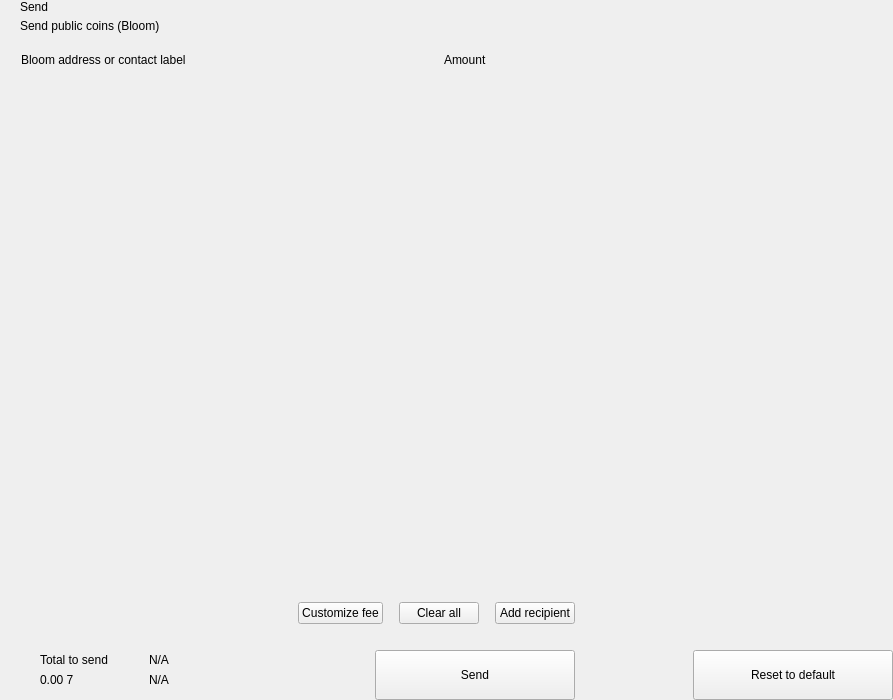
<?xml version="1.0" encoding="UTF-8"?>
<ui version="4.0">
 <class>send</class>
 <widget class="QWidget" name="send">
  <property name="geometry">
   <rect>
    <x>0</x>
    <y>0</y>
    <width>893</width>
    <height>700</height>
   </rect>
  </property>
  <property name="windowTitle">
   <string>Form</string>
  </property>
  <layout class="QHBoxLayout" name="horizontalLayout_2" stretch="2,1">
   <property name="spacing">
    <number>0</number>
   </property>
   <property name="leftMargin">
    <number>0</number>
   </property>
   <property name="topMargin">
    <number>0</number>
   </property>
   <property name="rightMargin">
    <number>0</number>
   </property>
   <property name="bottomMargin">
    <number>0</number>
   </property>
   <item>
    <widget class="QWidget" name="left" native="true">
     <layout class="QVBoxLayout" name="verticalLayout_3">
      <property name="spacing">
       <number>0</number>
      </property>
      <property name="leftMargin">
       <number>0</number>
      </property>
      <property name="topMargin">
       <number>0</number>
      </property>
      <property name="rightMargin">
       <number>0</number>
      </property>
      <property name="bottomMargin">
       <number>0</number>
      </property>
      <item>
       <layout class="QVBoxLayout" name="verticalLayout_22" stretch="0,0,0,1,0,0,0,0">
        <property name="spacing">
         <number>0</number>
        </property>
        <item>
         <layout class="QHBoxLayout" name="horizontalLayout_3">
          <property name="spacing">
           <number>0</number>
          </property>
          <property name="leftMargin">
           <number>20</number>
          </property>
          <property name="rightMargin">
           <number>20</number>
          </property>
          <item>
           <layout class="QVBoxLayout" name="verticalLayout">
            <property name="spacing">
             <number>5</number>
            </property>
            <item>
             <widget class="QLabel" name="labelTitle">
              <property name="text">
               <string>Send</string>
              </property>
              <property name="alignment">
               <set>Qt::AlignLeading|Qt::AlignLeft|Qt::AlignVCenter</set>
              </property>
             </widget>
            </item>
            <item>
             <widget class="QLabel" name="labelSubtitle1">
              <property name="text">
               <string>Send public coins (Bloom)</string>
              </property>
             </widget>
            </item>
           </layout>
          </item>
          <item>
           <spacer name="horizontalSpacer">
            <property name="orientation">
             <enum>Qt::Horizontal</enum>
            </property>
            <property name="sizeHint" stdset="0">
             <size>
              <width>40</width>
              <height>20</height>
             </size>
            </property>
           </spacer>
          </item>
         </layout>
        </item>
        <item>
         <spacer name="verticalSpacer_2">
          <property name="orientation">
           <enum>Qt::Vertical</enum>
          </property>
          <property name="sizeType">
           <enum>QSizePolicy::Fixed</enum>
          </property>
          <property name="sizeHint" stdset="0">
           <size>
            <width>20</width>
            <height>20</height>
           </size>
          </property>
         </spacer>
        </item>
        <item>
         <layout class="QHBoxLayout" name="horizontalLayout" stretch="6,0,2">
          <property name="spacing">
           <number>0</number>
          </property>
          <property name="leftMargin">
           <number>10</number>
          </property>
          <property name="topMargin">
           <number>0</number>
          </property>
          <property name="rightMargin">
           <number>20</number>
          </property>
          <property name="bottomMargin">
           <number>0</number>
          </property>
          <item>
           <widget class="QLabel" name="labelSubtitleAddress">
            <property name="styleSheet">
             <string notr="true">margin-left:8px;</string>
            </property>
            <property name="text">
             <string>Bloom address or contact label</string>
            </property>
           </widget>
          </item>
          <item>
           <spacer name="horizontalSpacer_3">
            <property name="orientation">
             <enum>Qt::Horizontal</enum>
            </property>
            <property name="sizeType">
             <enum>QSizePolicy::Fixed</enum>
            </property>
            <property name="sizeHint" stdset="0">
             <size>
              <width>40</width>
              <height>1</height>
             </size>
            </property>
           </spacer>
          </item>
          <item>
           <widget class="QLabel" name="labelSubtitleAmount">
            <property name="text">
             <string>Amount</string>
            </property>
           </widget>
          </item>
         </layout>
        </item>
        <item>
         <widget class="QScrollArea" name="scrollArea">
          <property name="minimumSize">
           <size>
            <width>0</width>
            <height>350</height>
           </size>
          </property>
          <property name="styleSheet">
           <string notr="true">#scrollArea {
            background:transparent;
            margin-top:10px;
}</string>
          </property>
          <property name="horizontalScrollBarPolicy">
           <enum>Qt::ScrollBarAlwaysOff</enum>
          </property>
          <property name="sizeAdjustPolicy">
           <enum>QAbstractScrollArea::AdjustIgnored</enum>
          </property>
          <property name="widgetResizable">
           <bool>true</bool>
          </property>
          <property name="alignment">
           <set>Qt::AlignLeading|Qt::AlignLeft|Qt::AlignTop</set>
          </property>
          <widget class="QWidget" name="scrollAreaWidgetContents">
           <property name="geometry">
            <rect>
             <x>0</x>
             <y>0</y>
             <width>591</width>
             <height>16</height>
            </rect>
           </property>
           <property name="sizePolicy">
            <sizepolicy hsizetype="Preferred" vsizetype="Maximum">
             <horstretch>0</horstretch>
             <verstretch>0</verstretch>
            </sizepolicy>
           </property>
           <property name="autoFillBackground">
            <bool>false</bool>
           </property>
           <property name="styleSheet">
            <string notr="true">#scrollAreaWidgetContents {
             background:transparent;
             }</string>
           </property>
           <layout class="QVBoxLayout" name="verticalLayout_7">
            <property name="spacing">
             <number>0</number>
            </property>
            <property name="sizeConstraint">
             <enum>QLayout::SetDefaultConstraint</enum>
            </property>
            <property name="leftMargin">
             <number>0</number>
            </property>
            <property name="topMargin">
             <number>0</number>
            </property>
            <property name="rightMargin">
             <number>0</number>
            </property>
            <property name="bottomMargin">
             <number>0</number>
            </property>
           </layout>
          </widget>
         </widget>
        </item>
        <item>
         <spacer name="verticalSpacer_4">
          <property name="orientation">
           <enum>Qt::Vertical</enum>
          </property>
          <property name="sizeType">
           <enum>QSizePolicy::Fixed</enum>
          </property>
          <property name="sizeHint" stdset="0">
           <size>
            <width>20</width>
            <height>20</height>
           </size>
          </property>
         </spacer>
        </item>
        <item>
         <layout class="QHBoxLayout" name="horizontalLayout_20">
          <property name="spacing">
           <number>6</number>
          </property>
          <property name="leftMargin">
           <number>20</number>
          </property>
          <property name="rightMargin">
           <number>20</number>
          </property>
          <item>
           <spacer name="horizontalSpacer_4">
            <property name="orientation">
             <enum>Qt::Horizontal</enum>
            </property>
            <property name="sizeHint" stdset="0">
             <size>
              <width>10</width>
              <height>20</height>
             </size>
            </property>
           </spacer>
          </item>
          <item>
           <widget class="QPushButton" name="pushButtonFee">
            <property name="focusPolicy">
             <enum>Qt::NoFocus</enum>
            </property>
            <property name="text">
             <string>Customize fee</string>
            </property>
           </widget>
          </item>
          <item>
           <spacer name="horizontalSpacer_11">
            <property name="orientation">
             <enum>Qt::Horizontal</enum>
            </property>
            <property name="sizeType">
             <enum>QSizePolicy::Minimum</enum>
            </property>
            <property name="sizeHint" stdset="0">
             <size>
              <width>10</width>
              <height>20</height>
             </size>
            </property>
           </spacer>
          </item>
          <item>
           <widget class="QPushButton" name="pushButtonClear">
            <property name="focusPolicy">
             <enum>Qt::NoFocus</enum>
            </property>
            <property name="layoutDirection">
             <enum>Qt::RightToLeft</enum>
            </property>
            <property name="text">
             <string>Clear all</string>
            </property>
           </widget>
          </item>
          <item>
           <spacer name="horizontalSpacer_6">
            <property name="orientation">
             <enum>Qt::Horizontal</enum>
            </property>
            <property name="sizeType">
             <enum>QSizePolicy::Fixed</enum>
            </property>
            <property name="sizeHint" stdset="0">
             <size>
              <width>10</width>
              <height>20</height>
             </size>
            </property>
           </spacer>
          </item>
          <item>
           <widget class="QPushButton" name="pushButtonAddRecipient">
            <property name="focusPolicy">
             <enum>Qt::NoFocus</enum>
            </property>
            <property name="text">
             <string>Add recipient</string>
            </property>
           </widget>
          </item>
         </layout>
        </item>
        <item>
         <spacer name="verticalSpacer">
          <property name="orientation">
           <enum>Qt::Vertical</enum>
          </property>
          <property name="sizeType">
           <enum>QSizePolicy::Fixed</enum>
          </property>
          <property name="sizeHint" stdset="0">
           <size>
            <width>20</width>
            <height>16</height>
           </size>
          </property>
         </spacer>
        </item>
        <item>
         <layout class="QHBoxLayout" name="horizontalLayout_7">
          <property name="rightMargin">
           <number>20</number>
          </property>
          <item>
           <layout class="QHBoxLayout" name="horizontalLayout_10">
            <property name="spacing">
             <number>0</number>
            </property>
            <property name="leftMargin">
             <number>8</number>
            </property>
            <item>
             <widget class="QStackedWidget" name="stackedWidget">
              <property name="minimumSize">
               <size>
                <width>0</width>
                <height>60</height>
               </size>
              </property>
              <property name="maximumSize">
               <size>
                <width>16777215</width>
                <height>60</height>
               </size>
              </property>
              <widget class="QWidget" name="page1">
               <layout class="QVBoxLayout" name="verticalLayout_71" stretch="0">
                <property name="spacing">
                 <number>6</number>
                </property>
                <property name="leftMargin">
                 <number>12</number>
                </property>
                <property name="topMargin">
                 <number>0</number>
                </property>
                <property name="rightMargin">
                 <number>0</number>
                </property>
                <property name="bottomMargin">
                 <number>0</number>
                </property>
                <item>
                 <widget class="QWidget" name="coinWidget" native="true">
                  <property name="minimumSize">
                   <size>
                    <width>0</width>
                    <height>60</height>
                   </size>
                  </property>
                  <property name="maximumSize">
                   <size>
                    <width>16777215</width>
                    <height>60</height>
                   </size>
                  </property>
                  <layout class="QHBoxLayout" name="horizontalLayout_9">
                   <property name="spacing">
                    <number>0</number>
                   </property>
                   <property name="leftMargin">
                    <number>20</number>
                   </property>
                   <property name="topMargin">
                    <number>10</number>
                   </property>
                   <property name="rightMargin">
                    <number>20</number>
                   </property>
                   <property name="bottomMargin">
                    <number>10</number>
                   </property>
                   <item>
                    <layout class="QVBoxLayout" name="verticalSend">
                     <property name="spacing">
                      <number>0</number>
                     </property>
                     <item>
                      <widget class="QLabel" name="labelTitleTotalSend">
                       <property name="text">
                        <string>Total to send</string>
                       </property>
                      </widget>
                     </item>
                     <item>
                      <widget class="QLabel" name="labelAmountSend">
                       <property name="text">
                        <string notr="true">0.00 7</string>
                       </property>
                      </widget>
                     </item>
                    </layout>
                   </item>
                   <item>
                    <spacer name="horizontalSpacer_9">
                     <property name="orientation">
                      <enum>Qt::Horizontal</enum>
                     </property>
                     <property name="sizeType">
                      <enum>QSizePolicy::Fixed</enum>
                     </property>
                     <property name="sizeHint" stdset="0">
                      <size>
                       <width>20</width>
                       <height>20</height>
                      </size>
                     </property>
                    </spacer>
                   </item>
                   <item>
                    <widget class="QLabel" name="labelLine">
                     <property name="minimumSize">
                      <size>
                       <width>1</width>
                       <height>0</height>
                      </size>
                     </property>
                     <property name="maximumSize">
                      <size>
                       <width>1</width>
                       <height>16777215</height>
                      </size>
                     </property>
                     <property name="text">
                      <string/>
                     </property>
                    </widget>
                   </item>
                   <item>
                    <spacer name="horizontalSpacer_10">
                     <property name="orientation">
                      <enum>Qt::Horizontal</enum>
                     </property>
                     <property name="sizeType">
                      <enum>QSizePolicy::Fixed</enum>
                     </property>
                     <property name="sizeHint" stdset="0">
                      <size>
                       <width>20</width>
                       <height>20</height>
                      </size>
                     </property>
                    </spacer>
                   </item>
                   <item>
                    <layout class="QVBoxLayout" name="verticalRemaining">
                     <property name="spacing">
                      <number>0</number>
                     </property>
                     <item>
                      <widget class="QLabel" name="labelTitleTotalRemaining">
                       <property name="text">
                        <string notr="true">N/A</string>
                       </property>
                      </widget>
                     </item>
                     <item>
                      <widget class="QLabel" name="labelAmountRemaining">
                       <property name="text">
                        <string notr="true">N/A</string>
                       </property>
                      </widget>
                     </item>
                    </layout>
                   </item>
                  </layout>
                 </widget>
                </item>
               </layout>
              </widget>
              <widget class="QWidget" name="page_2"/>
             </widget>
            </item>
           </layout>
          </item>
          <item>
           <spacer name="horizontalSpacer_5">
            <property name="orientation">
             <enum>Qt::Horizontal</enum>
            </property>
            <property name="sizeType">
             <enum>QSizePolicy::Expanding</enum>
            </property>
            <property name="sizeHint" stdset="0">
             <size>
              <width>40</width>
              <height>20</height>
             </size>
            </property>
           </spacer>
          </item>
          <item alignment="Qt::AlignBottom">
           <widget class="QPushButton" name="pushButtonSave">
            <property name="minimumSize">
             <size>
              <width>200</width>
              <height>50</height>
             </size>
            </property>
            <property name="maximumSize">
             <size>
              <width>200</width>
              <height>50</height>
             </size>
            </property>
            <property name="focusPolicy">
             <enum>Qt::NoFocus</enum>
            </property>
            <property name="text">
             <string>Send</string>
            </property>
           </widget>
          </item>
         </layout>
        </item>
       </layout>
      </item>
     </layout>
    </widget>
   </item>
   <item>
    <widget class="QWidget" name="right" native="true">
     <layout class="QVBoxLayout" name="verticalLayout_5">
      <property name="leftMargin">
       <number>0</number>
      </property>
      <property name="topMargin">
       <number>0</number>
      </property>
      <property name="rightMargin">
       <number>0</number>
      </property>
      <property name="bottomMargin">
       <number>0</number>
      </property>
      <item>
       <layout class="QVBoxLayout" name="verticalLayout_4">
        <property name="spacing">
         <number>6</number>
        </property>
        <item>
         <widget class="OptionButton" name="btnCoinControl" native="true">
          <property name="minimumSize">
           <size>
            <width>0</width>
            <height>50</height>
           </size>
          </property>
         </widget>
        </item>
        <item>
         <widget class="OptionButton" name="btnChangeAddress" native="true">
          <property name="minimumSize">
           <size>
            <width>0</width>
            <height>50</height>
           </size>
          </property>
         </widget>
        </item>
        <item>
         <widget class="OptionButton" name="btnUri" native="true">
          <property name="minimumSize">
           <size>
            <width>0</width>
            <height>50</height>
           </size>
          </property>
         </widget>
        </item>
        <item>
         <spacer name="verticalSpacer_5">
          <property name="orientation">
           <enum>Qt::Vertical</enum>
          </property>
          <property name="sizeHint" stdset="0">
           <size>
            <width>20</width>
            <height>40</height>
           </size>
          </property>
         </spacer>
        </item>
        <item>
         <layout class="QHBoxLayout" name="horizontalLayout_8">
          <item>
           <spacer name="horizontalSpacer_7">
            <property name="orientation">
             <enum>Qt::Horizontal</enum>
            </property>
            <property name="sizeHint" stdset="0">
             <size>
              <width>40</width>
              <height>20</height>
             </size>
            </property>
           </spacer>
          </item>
          <item>
           <widget class="QPushButton" name="pushButtonReset">
            <property name="minimumSize">
             <size>
              <width>200</width>
              <height>50</height>
             </size>
            </property>
            <property name="maximumSize">
             <size>
              <width>200</width>
              <height>50</height>
             </size>
            </property>
            <property name="focusPolicy">
             <enum>Qt::NoFocus</enum>
            </property>
            <property name="text">
             <string>Reset to default</string>
            </property>
           </widget>
          </item>
         </layout>
        </item>
       </layout>
      </item>
     </layout>
    </widget>
   </item>
  </layout>
 </widget>
 <customwidgets>
  <customwidget>
   <class>OptionButton</class>
   <extends>QWidget</extends>
   <header>qt/bloomcoin/optionbutton.h</header>
   <container>1</container>
  </customwidget>
 </customwidgets>
 <resources/>
 <connections/>
</ui>
